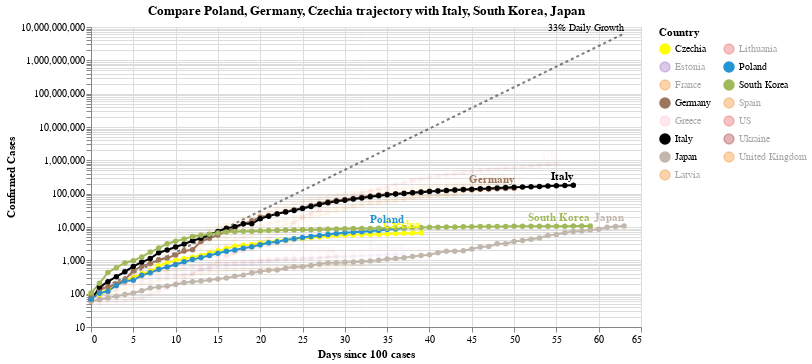

Source (notebook cell):
### Code cell
#hide_input
chart2 = make_since_chart(['Poland', 'Germany', 'Czechia'])
chart2

### Figure 1 — Vega-Lite specification as saved in the notebook (floating-point values rounded to 4 significant figures; data arrays with more than 128 entries replaced by an {"elided": "..."} marker saying what was removed)
{"config": {"view": {"continuousWidth": 400, "continuousHeight": 300}}, "layer": [{"mark": {"type": "line", "color": "black", "opacity": 0.5, "strokeDash": [3, 3]}, "encoding": {"x": {"type": "quantitative", "field": "Days since 100 cases"}, "y": {"type": "quantitative", "field": "Confirmed Cases"}}}, {"mark": {"type": "text", "align": "right", "dy": -6, "fontSize": 10, "text": "33% Daily Growth"}, "encoding": {"x": {"type": "quantitative", "field": "Days since 100 cases"}, "y": {"type": "quantitative", "field": "Confirmed Cases"}}, "transform": [{"filter": "(datum['Days since 100 cases'] >= 63)"}]}, {"data": {"name": "data-6e08debcf6a376344cc2d66cd20551ec"}, "mark": {"type": "line", "point": true}, "encoding": {"color": {"type": "nominal", "field": "Country", "legend": {"columns": 2}, "scale": {"domain": ["Czechia", "Estonia", "France", "Germany", "Greece", "Italy", "Japan", "Latvia", "Lithuania", "Poland", "South Korea", "Spain", "US", "Ukraine", "United Kingdom"], "range": ["yellow", "#9467bd", "#F58518", "#9D755D", "pink", "black", "#C1B7AD", "#F58518", "#E45756", "#2495D3", "#A1BA59", "#F58518", "#E45756", "brown", "#F58518"]}}, "opacity": {"condition": {"value": 1, "selection": "selector002"}, "value": 0.05}, "tooltip": [{"type": "nominal", "field": "Country"}, {"type": "temporal", "field": "Date"}, {"type": "quantitative", "field": "Confirmed Cases"}, {"type": "quantitative", "field": "Days since 100 cases"}], "x": {"type": "quantitative", "field": "Days since 100 cases"}, "y": {"type": "quantitative", "field": "Confirmed Cases", "scale": {"type": "log"}}}, "selection": {"selector002": {"type": "multi", "fields": ["Country"], "bind": "legend", "init": [{"Country": "Poland"}, {"Country": "Germany"}, {"Country": "Czechia"}, {"Country": "Italy"}, {"Country": "South Korea"}, {"Country": "Japan"}]}}, "width": 550}, {"data": {"name": "data-6e08debcf6a376344cc2d66cd20551ec"}, "mark": {"type": "text", "align": "right", "dy": -8, "fontWeight": "bold"}, "encoding": {"color": {"type": "nominal", "field": "Country", "legend": {"columns": 2}, "scale": {"domain": ["Czechia", "Estonia", "France", "Germany", "Greece", "Italy", "Japan", "Latvia", "Lithuania", "Poland", "South Korea", "Spain", "US", "Ukraine", "United Kingdom"], "range": ["yellow", "#9467bd", "#F58518", "#9D755D", "pink", "black", "#C1B7AD", "#F58518", "#E45756", "#2495D3", "#A1BA59", "#F58518", "#E45756", "brown", "#F58518"]}}, "opacity": {"condition": {"value": 1, "selection": "selector002"}, "value": 0.05}, "text": {"type": "nominal", "field": "Country"}, "tooltip": [{"type": "nominal", "field": "Country"}, {"type": "temporal", "field": "Date"}, {"type": "quantitative", "field": "Confirmed Cases"}, {"type": "quantitative", "field": "Days since 100 cases"}], "x": {"type": "quantitative", "field": "Days since 100 cases"}, "y": {"type": "quantitative", "field": "Confirmed Cases", "scale": {"type": "log"}}}, "transform": [{"filter": "(datum['Date'] >= 1587254400000)"}], "width": 550}], "data": {"name": "data-eb74de9171306c41fa63043af4f9de42"}, "title": "Compare Poland, Germany, Czechia trajectory with Italy, South Korea, Japan", "$schema": "https://vega.github.io/schema/vega-lite/v4.0.2.json", "datasets": {"data-eb74de9171306c41fa63043af4f9de42": [{"Days since 100 cases": 0, "Confirmed Cases": 100.0}, {"Days since 100 cases": 1, "Confirmed Cases": 133.0}, {"Days since 100 cases": 2, "Confirmed Cases": 176.9}, {"Days since 100 cases": 3, "Confirmed Cases": 235.3}, {"Days since 100 cases": 4, "Confirmed Cases": 312.9}, {"Days since 100 cases": 5, "Confirmed Cases": 416.2}, {"Days since 100 cases": 6, "Confirmed Cases": 553.5}, {"Days since 100 cases": 7, "Confirmed Cases": 736.1}, {"Days since 100 cases": 8, "Confirmed Cases": 979.1}, {"Days since 100 cases": 9, "Confirmed Cases": 1302.0}, {"Days since 100 cases": 10, "Confirmed Cases": 1732.0}, {"Days since 100 cases": 11, "Confirmed Cases": 2303.0}, {"Days since 100 cases": 12, "Confirmed Cases": 3064.0}, {"Days since 100 cases": 13, "Confirmed Cases": 4074.0}, {"Days since 100 cases": 14, "Confirmed Cases": 5419.0}, {"Days since 100 cases": 15, "Confirmed Cases": 7207.0}, {"Days since 100 cases": 16, "Confirmed Cases": 9586.0}, {"Days since 100 cases": 17, "Confirmed Cases": 12750.0}, {"Days since 100 cases": 18, "Confirmed Cases": 16960.0}, {"Days since 100 cases": 19, "Confirmed Cases": 22550.0}, {"Days since 100 cases": 20, "Confirmed Cases": 29990.0}, {"Days since 100 cases": 21, "Confirmed Cases": 39890.0}, {"Days since 100 cases": 22, "Confirmed Cases": 53060.0}, {"Days since 100 cases": 23, "Confirmed Cases": 70560.0}, {"Days since 100 cases": 24, "Confirmed Cases": 93850.0}, {"Days since 100 cases": 25, "Confirmed Cases": 124800.0}, {"Days since 100 cases": 26, "Confirmed Cases": 166000.0}, {"Days since 100 cases": 27, "Confirmed Cases": 220800.0}, {"Days since 100 cases": 28, "Confirmed Cases": 293700.0}, {"Days since 100 cases": 29, "Confirmed Cases": 390600.0}, {"Days since 100 cases": 30, "Confirmed Cases": 519500.0}, {"Days since 100 cases": 31, "Confirmed Cases": 690900.0}, {"Days since 100 cases": 32, "Confirmed Cases": 918900.0}, {"Days since 100 cases": 33, "Confirmed Cases": 1222000.0}, {"Days since 100 cases": 34, "Confirmed Cases": 1625000.0}, {"Days since 100 cases": 35, "Confirmed Cases": 2162000.0}, {"Days since 100 cases": 36, "Confirmed Cases": 2875000.0}, {"Days since 100 cases": 37, "Confirmed Cases": 3824000.0}, {"Days since 100 cases": 38, "Confirmed Cases": 5086000.0}, {"Days since 100 cases": 39, "Confirmed Cases": 6764000.0}, {"Days since 100 cases": 40, "Confirmed Cases": 8996000.0}, {"Days since 100 cases": 41, "Confirmed Cases": 11970000.0}, {"Days since 100 cases": 42, "Confirmed Cases": 15910000.0}, {"Days since 100 cases": 43, "Confirmed Cases": 21170000.0}, {"Days since 100 cases": 44, "Confirmed Cases": 28150000.0}, {"Days since 100 cases": 45, "Confirmed Cases": 37440000.0}, {"Days since 100 cases": 46, "Confirmed Cases": 49790000.0}, {"Days since 100 cases": 47, "Confirmed Cases": 66230000.0}, {"Days since 100 cases": 48, "Confirmed Cases": 88080000.0}, {"Days since 100 cases": 49, "Confirmed Cases": 117100000.0}, {"Days since 100 cases": 50, "Confirmed Cases": 155800000.0}, {"Days since 100 cases": 51, "Confirmed Cases": 207200000.0}, {"Days since 100 cases": 52, "Confirmed Cases": 275600000.0}, {"Days since 100 cases": 53, "Confirmed Cases": 366600000.0}, {"Days since 100 cases": 54, "Confirmed Cases": 487500000.0}, {"Days since 100 cases": 55, "Confirmed Cases": 648400000.0}, {"Days since 100 cases": 56, "Confirmed Cases": 862400000.0}, {"Days since 100 cases": 57, "Confirmed Cases": 1147000000.0}, {"Days since 100 cases": 58, "Confirmed Cases": 1525000000.0}, {"Days since 100 cases": 59, "Confirmed Cases": 2029000000.0}, {"Days since 100 cases": 60, "Confirmed Cases": 2698000000.0}, {"Days since 100 cases": 61, "Confirmed Cases": 3589000000.0}, {"Days since 100 cases": 62, "Confirmed Cases": 4773000000.0}, {"Days since 100 cases": 63, "Confirmed Cases": 6348000000.0}], "data-6e08debcf6a376344cc2d66cd20551ec": {"elided": "690 records"}}}
